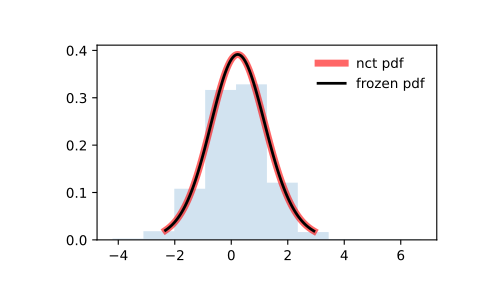

Python code for this plot:
from scipy.stats import nct
import matplotlib.pyplot as plt
fig, ax = plt.subplots(1, 1)

# Calculate the first four moments:

df, nc = 14, 0.24
mean, var, skew, kurt = nct.stats(df, nc, moments='mvsk')

# Display the probability density function (``pdf``):

x = np.linspace(nct.ppf(0.01, df, nc),
                nct.ppf(0.99, df, nc), 100)
ax.plot(x, nct.pdf(x, df, nc),
       'r-', lw=5, alpha=0.6, label='nct pdf')

# Alternatively, the distribution object can be called (as a function)
# to fix the shape, location and scale parameters. This returns a "frozen"
# RV object holding the given parameters fixed.

# Freeze the distribution and display the frozen ``pdf``:

rv = nct(df, nc)
ax.plot(x, rv.pdf(x), 'k-', lw=2, label='frozen pdf')

# Check accuracy of ``cdf`` and ``ppf``:

vals = nct.ppf([0.001, 0.5, 0.999], df, nc)
np.allclose([0.001, 0.5, 0.999], nct.cdf(vals, df, nc))
# True

# Generate random numbers:

r = nct.rvs(df, nc, size=1000)

# And compare the histogram:

ax.hist(r, density=True, histtype='stepfilled', alpha=0.2)
ax.legend(loc='best', frameon=False)
plt.show()
